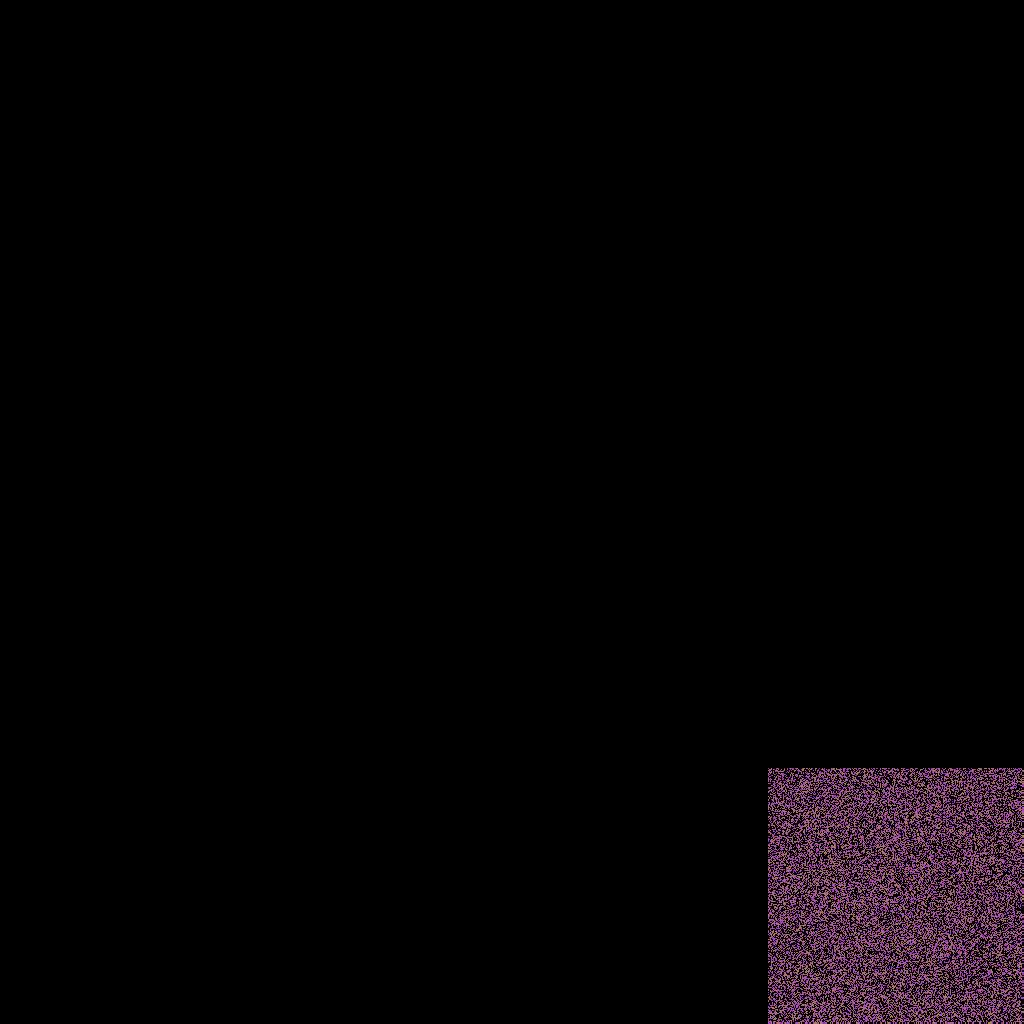

Write the Python code that produced this figure.
'''
1.py
----
Generative art with python
'''

import random
import sys
from typing import Tuple
from collections import namedtuple
from PIL import Image, ImageDraw


LIST_SYM = []


DrawingCoords = namedtuple(
    'DrawingCoords',
    [
        'top_left_x',
        'top_left_y',
        'bottom_right_x',
        'bottom_right_y'
    ]
)


def draw_block(boundary: DrawingCoords, block_size: int,  draw: ImageDraw.Draw, element: int, random_color: Tuple):
    '''
    Draw block
    '''
    if (element == int(block_size / 2)):
        draw.rectangle(
            (
                boundary.top_left_x,
                boundary.top_left_y,
                boundary.bottom_right_x,
                boundary.bottom_right_y
            ),
            random_color
        )
    elif len(LIST_SYM) == element + 1:
        draw.rectangle(
            (
                boundary.top_left_x,
                boundary.top_left_y,
                boundary.bottom_right_x,
                boundary.bottom_right_y
            ),
            random_color
        )
    else:
        LIST_SYM.append(random_color)
        draw.rectangle(
            (
                boundary.top_left_x,
                boundary.top_left_y,
                boundary.bottom_right_x,
                boundary.bottom_right_y
            ),
            random_color
        )

def make_drawing(boundary: DrawingCoords, draw: ImageDraw.Draw, drawing_size: int):
    '''
    Draw a single images
    '''
    frame_top_left_x = boundary.top_left_x
    frame_top_left_y = boundary.top_left_y
    frame_bottom_right_x = boundary.bottom_right_x
    frame_bottom_right_y = boundary.bottom_right_y

    block_size = (frame_bottom_right_x - frame_top_left_x) / drawing_size
    random_gen = lambda: random.randint(50,215) # rang for color
    random_color = lambda: (random_gen(), random_gen(), random_gen())

    random_color_list = [
        random_color(),
        random_color(),
        random_color(),
        (0,0,0),
        (0,0,0),
        (0,0,0)
    ]
    i = 0

    for y in range(drawing_size):
        i *= -1
        element = 0
        for x in range(drawing_size):
            top_left_x = x * block_size + frame_top_left_x
            top_left_y = y * block_size + frame_top_left_y
            bottom_right_x = top_left_x + block_size
            bottom_right_y = top_left_y + block_size
            boundary = DrawingCoords(
                top_left_x=top_left_x,
                top_left_y=top_left_y,
                bottom_right_x=bottom_right_x,
                bottom_right_y=bottom_right_y
            )
            draw_block(
                boundary,
                block_size,
                draw,
                element,
                random.choice(random_color_list)
            )
            if element == int(drawing_size / 2) or element == 0:
                i *= -1
            element += i


def generate_img(drawing_count: int, drawing_size: int, image_size: int):
    '''
    Draw a grid of images
    ARGS:
        figure_size: The size of figure inside the grid
        figure_count: The number of images
        image_size: Total size of the image or canvas
    '''
    image = Image.new('RGB', (image_size, image_size))
    draw = ImageDraw.Draw(image)
    frame_size = image_size / drawing_count
    padding = frame_size / drawing_size
    output_filename = '1.jpeg'

    for x in range(0, drawing_count):
        for y in range(0, drawing_count):
            top_left_x = x*frame_size + padding / 2
            top_left_y = y * frame_size + padding / 2
            bottom_right_x = top_left_x + frame_size - padding
            bottom_right_y = top_left_y + frame_size - padding

    boundary = DrawingCoords(
        top_left_x=top_left_x,
        top_left_y=top_left_y,
        bottom_right_x=bottom_right_x,
        bottom_right_y=bottom_right_y
    )
    make_drawing(boundary, draw, drawing_size)
    image.save(output_filename)


if __name__ == "__main__":
    drawing_count = int(sys.argv[1])
    drawing_size = int(sys.argv[2])
    image_size = int(sys.argv[3])
    generate_img(drawing_count, drawing_size, image_size)
